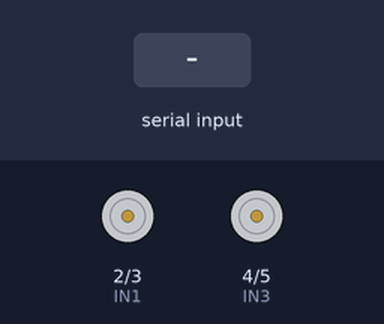
A sketch run on a simulated Arduino Uno, built with avr-gcc and run on an emulated ATmega328P. Parts: motor-driver pin pairs drawn as motors (green arrow = first pin HIGH = forward, orange = second pin HIGH = backward, longer = more drive). The inputs (shaded band) are chosen by the test bench.

Above: at 1.2 s.
1.3 s: "F" received over the second serial link
At 1.8 s:
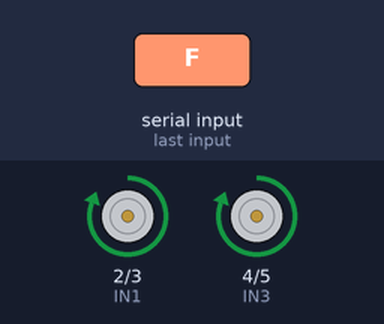
2.8 s: "B" received over the second serial link
At 4.0 s:
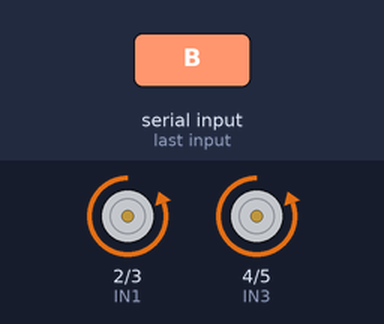
4.3 s: "L" received over the second serial link
At 5.3 s:
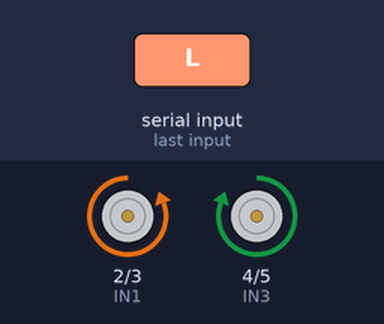
5.8 s: "R" received over the second serial link
At 6.4 s:
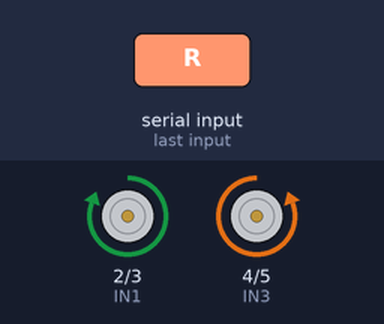
7.3 s: "S" received over the second serial link
At 7.6 s:
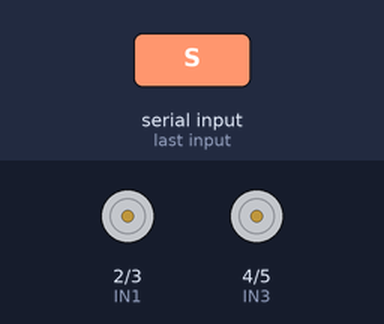
Timing chart, 0 to 9.8 s (numbered marks = the images above; inputs shaded):
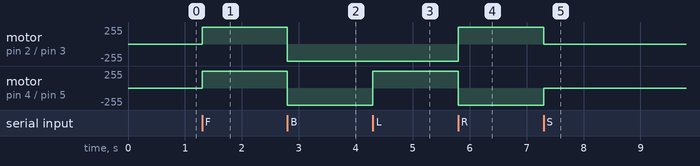

The sketch:

carRobotic.ino
```cpp
#include <SoftwareSerial.h>

SoftwareSerial BT(11,12);

#define IN1 2
#define IN2 3
#define IN3 4
#define IN4 5

char dato;

void setup() {

  pinMode(IN1, OUTPUT);
  pinMode(IN2, OUTPUT);
  pinMode(IN3, OUTPUT);
  pinMode(IN4, OUTPUT);

  BT.begin(9600);
}

void loop() {

  if(BT.available()) {

    dato = BT.read();

    switch(dato) {

      case 'F':
        adelante();
        break;

      case 'B':
        atras();
        break;

      case 'L':
        izquierda();
        break;

      case 'R':
        derecha();
        break;

      case 'S':
        detener();
        break;
    }
  }
}

void adelante() {

  digitalWrite(IN1,HIGH);
  digitalWrite(IN2,LOW);

  digitalWrite(IN3,HIGH);
  digitalWrite(IN4,LOW);
}

void atras() {

  digitalWrite(IN1,LOW);
  digitalWrite(IN2,HIGH);

  digitalWrite(IN3,LOW);
  digitalWrite(IN4,HIGH);
}

void izquierda() {

  digitalWrite(IN1,LOW);
  digitalWrite(IN2,HIGH);

  digitalWrite(IN3,HIGH);
  digitalWrite(IN4,LOW);
}

void derecha() {

  digitalWrite(IN1,HIGH);
  digitalWrite(IN2,LOW);

  digitalWrite(IN3,LOW);
  digitalWrite(IN4,HIGH);
}

void detener() {

  digitalWrite(IN1,LOW);
  digitalWrite(IN2,LOW);

  digitalWrite(IN3,LOW);
  digitalWrite(IN4,LOW);
}
```

Measured:
- after the input at 1.3 s, motor on pin 2 (IN1) / pin 3 (IN2), motor on pin 4 (IN3) / pin 5 (IN4): stopped → forward 255/255 at once
- after the input at 2.8 s, motor on pin 2 (IN1) / pin 3 (IN2), motor on pin 4 (IN3) / pin 5 (IN4): forward 255/255 → backward 255/255 at once
- after the input at 4.3 s, motor on pin 4 (IN3) / pin 5 (IN4): backward 255/255 → forward 255/255 at once
- after the input at 5.8 s, motor on pin 2 (IN1) / pin 3 (IN2): backward 255/255 → forward 255/255 at once; motor on pin 4 (IN3) / pin 5 (IN4): forward 255/255 → backward 255/255 at once
- after the input at 7.3 s, motor on pin 2 (IN1) / pin 3 (IN2): forward 255/255 → stopped at once; motor on pin 4 (IN3) / pin 5 (IN4): backward 255/255 → stopped at once
